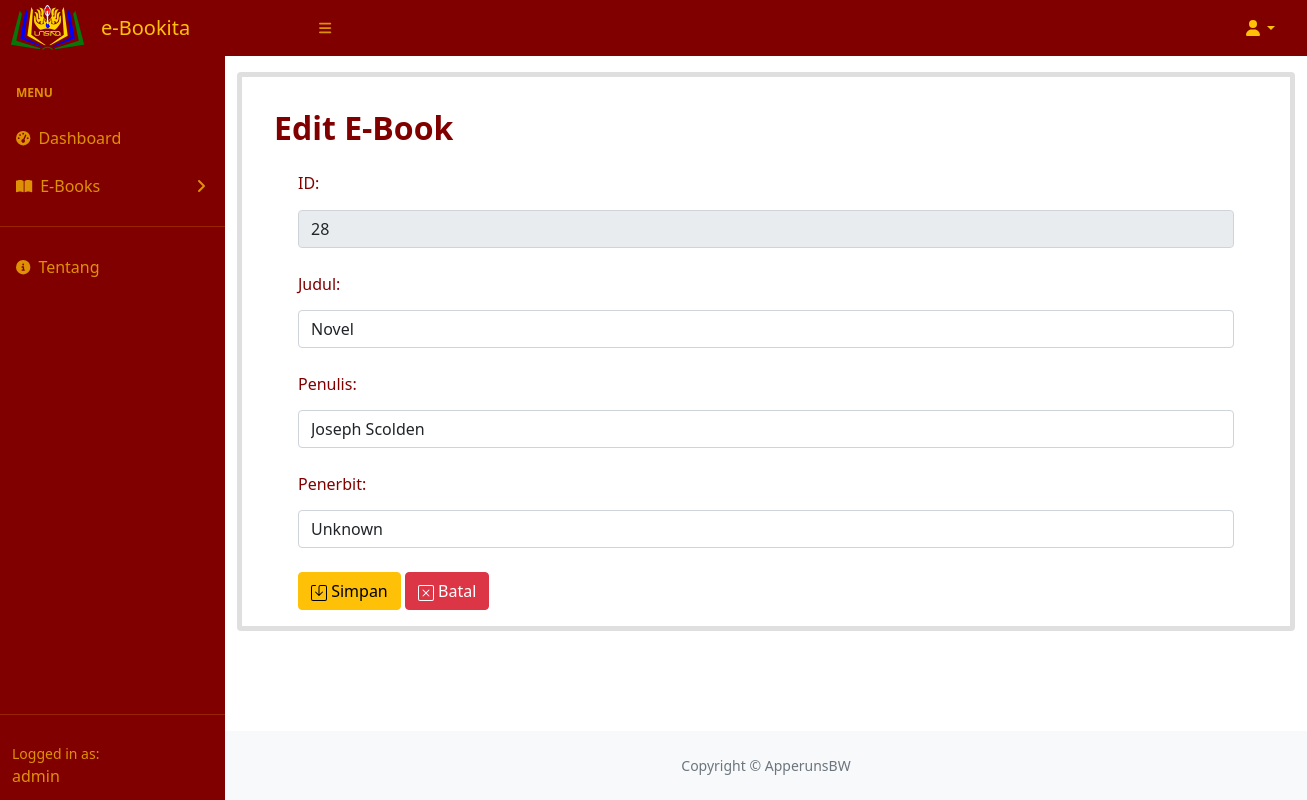
Screenshot of /edit_file.php?id_ebook=28 (signed in) with the database file from the repository.
### tables this page shows
CREATE TABLE `ebook` (
  `id_ebook` int(11) NOT NULL,
  `judul` varchar(255) NOT NULL,
  `penulis` varchar(255) NOT NULL,
  `penerbit` varchar(255) NOT NULL,
  `nama_file` varchar(255) NOT NULL,
  `jenis` varchar(255) NOT NULL,
  `waktu` varchar(255) NOT NULL
);

### edit_file.php (the view, shortened to what this page needs)
<!DOCTYPE html>
<html lang="en">
<head>
    <link href="https://cdn.jsdelivr.net/npm/simple-datatables@latest/dist/style.css" rel="stylesheet" />
    <link rel="stylesheet" href="sidebar.css">
    <link href="https://unpkg.com/aos@2.3.1/dist/aos.css" rel="stylesheet">
    <link href="https://cdn.jsdelivr.net/npm/bootstrap@5.1.0/dist/css/bootstrap.min.css" rel="stylesheet"
>
    <link rel="stylesheet" href="css/styles.css">
</head>
<body class="sb-nav-fixed">
    <nav data-aos="fade-down" data-aos-duration="1000" class="sb-topnav navbar navbar-expand"
        style="background-color: #800000;">
        <a href="dashboard.php"><img style="margin-left: 10px;" href="dashboard.php" width="75" height="75"
                src="Logo.png" alt="Perpustakaan Online Unsika"></a>
        <a class="navbar-brand ps-3 text-warning" href="dashboard.php">e-Bookita</a>
        <button class="btn btn-link btn-sm order-1 order-lg-0 me-4 me-lg-0 text-warning text-opacity-75"
            id="sidebarToggle" href="#!"><i class="fas fa-bars shover"></i></button>
        <ul class="navbar-nav ms-auto ms-md-0 me-3 me-lg-4">
            <li class="nav-item dropdown">
                <a class="nav-link dropdown-toggle text-warning" id="navbarDropdown" href="#" role="button"
                    data-bs-toggle="dropdown" aria-expanded="false"><i class="fas fa-user fa-fw text-warning"></i></a>
            </li>
        </ul>
    </nav>
    <div id="layoutSidenav">
        <div id="layoutSidenav_nav">
            <nav data-aos="fade-right" data-aos-duration="1000"
                class="sb-sidenav accordion text-warning text-opacity-75" id="sidenavAccordion"
                style="background-color: #800000;">
                <div class="sb-sidenav-menu">
                    <div class="nav">
                        <div class="sb-sidenav-menu-heading">Menu</div>
                        <a class="nav-link text-warning text-opacity-75" href="dashboard.php">
                            <div class="sb-nav-link-icon"><i class="fas fa-tachometer-alt"></i></div>
                            <div class="shover">Dashboard</div>
                        </a>
                        <a class="nav-link collapsed text-warning text-opacity-75" href="ebook.php"
                            data-bs-toggle="collapse" data-bs-target="#collapseLayouts" aria-expanded="false"
                            aria-controls="collapseLayouts">
                            <div class="sb-nav-link-icon"><i class="fas fa-book-open"></i></div>
                            <div class="shover">E-Books</div>
                            <div class="sb-sidenav-collapse-arrow"><i class="fas fa-angle-down"></i></div>
                        </a>
                    </div>
                    <hr class="sidebar-divider">
                    <div class="nav">
                        <a class="nav-link text-warning text-opacity-75" href="tentang.php">
                            <div class="sb-nav-link-icon"><i class="fas fa-info-circle"></i></div>
                            <div class="shover">Tentang</div>
                        </a>
                    </div>
                </div>
                <hr class="sidebar-divider">
                <div class="sb-sidenav-footer">
                    <div class="small">Logged in as:</div>
                    <?php echo $_SESSION['username'] ?></td>
                </div>
            </nav>
        </div>
        <div id="layoutSidenav_content">
            <main>
                <div data-aos="zoom-out" data-aos-duration="1000" class="container">
                    <div class="card mt-3 border-5 pt-2 active pb-0 px-3">
                        <div class="card-body ">
                            <div class="row">
                                <div class="col-12 ">
                                    <nav class="navbar">
                                        <h2 class="card-title text-start mb-3" style="color:#800000"><b>Edit E-Book</b>
                                        </h2>
                                    </nav>
                                    <?php
                                    if (isset($_GET['id_ebook'])) {
                                        $id_ebook = $_GET['id_ebook'];
                                        include 'koneksi.php';
                                        $data = mysqli_query($connect,"SELECT * FROM ebook WHERE id_ebook = '$id_ebook'") or die(mysqli_errno($connect));
                                        $baris = mysqli_fetch_array($data); ?>
                                    <div class="container">
                                        <form class="form-horizontal"
                                            action="proses_edit_file.php?id_ebook=<?php echo $id_ebook;?>"
                                            method="post">
                                            <div class="form-group" style="color:#800000">
                                                <label class="control-label col-sm-2 mb-2" for="id_ebook">
                                                    <h6>ID:</h6>
                                                </label>
                                                <fieldset disabled>
                                                    <div class="col-sm-12">
                                                        <input type="number" class="form-control mb-4" id="id_ebook"
                                                            name="id_ebook" value="<?php echo $baris['id_ebook'];?>">
                                                    </div>
                                                </fieldset>
                                            </div>
                                            <div class="form-group" style="color:#800000">
                                                <label class="control-label col-sm-2 mb-2" for="judul">
                                                    <h6>Judul:</h6>
                                                </label>
                                                <div class="col-sm-12">
                                                    <input type="text" class="form-control mb-4" id="judul" name="judul"
                                                        value="<?php echo $baris['judul'];?>">
                                                </div>
                                            </div>
                                            <div class="form-group" style="color:#800000">
                                                <label class="control-label col-sm-2 mb-2" for="penulis">
                                                    <h6>Penulis:</h6>
                                                </label>
                                                <div class="col-sm-12">
                                                    <input type="text" class="form-control mb-4" id="penulis"
                                                        name="penulis" value="<?php echo $baris['penulis'];?>">
                                                </div>
                                            </div>
                                            <div class="form-group" style="color:#800000">
                                                <label class="control-label col-sm-2 mb-2" for="penerbit">
                                                    <h6>Penerbit:</h6>
                                                </label>
                                                <div class="col-sm-12">
                                                    <input type="text" class="form-control mb-4" id="penerbit"
                                                        name="penerbit" value="<?php echo $baris['penerbit'];?>">
                                                </div>
                                            </div>
                                            <div class="row">
                                                <div class="col-sm-12">
                                                    <button type="submit" class="btn btn-warning" name="button"
                                                        onclick="return confirm('Simpan Perubahan?');"> Simpan</button>
                                                    <a class="btn btn-danger" href="ebook.php"> Batal</a>
                                                </div>
                                            </div>
                                        </form>
                                    </div>
                                    <?php
                                    }
                                    ?>
                                </div>
                            </div>
                        </div>
                    </div>
            </main>
            <footer class="py-4 bg-light mt-auto">
                <div class="container-fluid px-4">
                    <div class="d-flex align-items-center justify-content-center small">
                        <div class="text-muted">Copyright &copy; ApperunsBW</div>
                    </div>
                </div>
            </footer>
        </div>
    </div>
</body>
</html>

### rows the page displays
ebook: id_ebook "28", judul "Novel", penulis "Joseph Scolden", penerbit "Unknown"

### other values shown
$_SESSION['username'] "admin"
